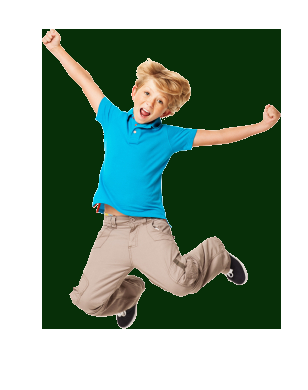
#> input picture Python/Example.png, 308 x 390 px
$ python 2.py
#> lines starting #> are read from the running program, lines starting #| are printed output that depends on the picture
import cv2

#Load the image
img = cv2.imread('Example.png')
#> img is the input picture: shape (390, 308, 3); mean B, G, R 137.7, 153.4, 131.4

#Convert to image to grayscale
gray = cv2.cvtColor(img,cv2.COLOR_BGR2GRAY)
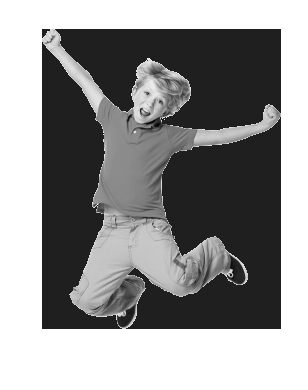
#> gray: shape (390, 308); min 5, max 255, mean 145.2

#Resize the img to 224x224
resized_img = cv2.resize(gray, (224, 224))
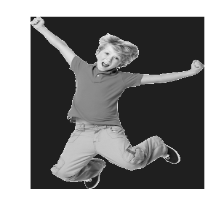
#> resized_img: shape (224, 224); min 9, max 255, mean 145.3

#Display the resized grayscale image in a single window
cv2.imshow("Processed Image", resized_img)

#Wait for a key press
key = cv2.waitKey(0) #Wait indefinitely for a key press
#> (key Esc is pressed here)

#Check if the "S" key was pressed
if key == ord("s"): #ord("s") returns the ASCII value of "s"
    #Save the processed image when the "s" key is pressed
    cv2.imwrite("processed_image.jpg", resized_img)
    print("Processed image saved as processed_image.jpg")
else:
    print("Processed image not saved")

#Close the window
cv2.destroyAllWindows()

#Print the processed image shape
print(f"Processed image Dimensions: {resized_img.shape}")
#| Processed image Dimensions: (224, 224)

$ run again, with Python/1.jpeg saved as Python/Example.png
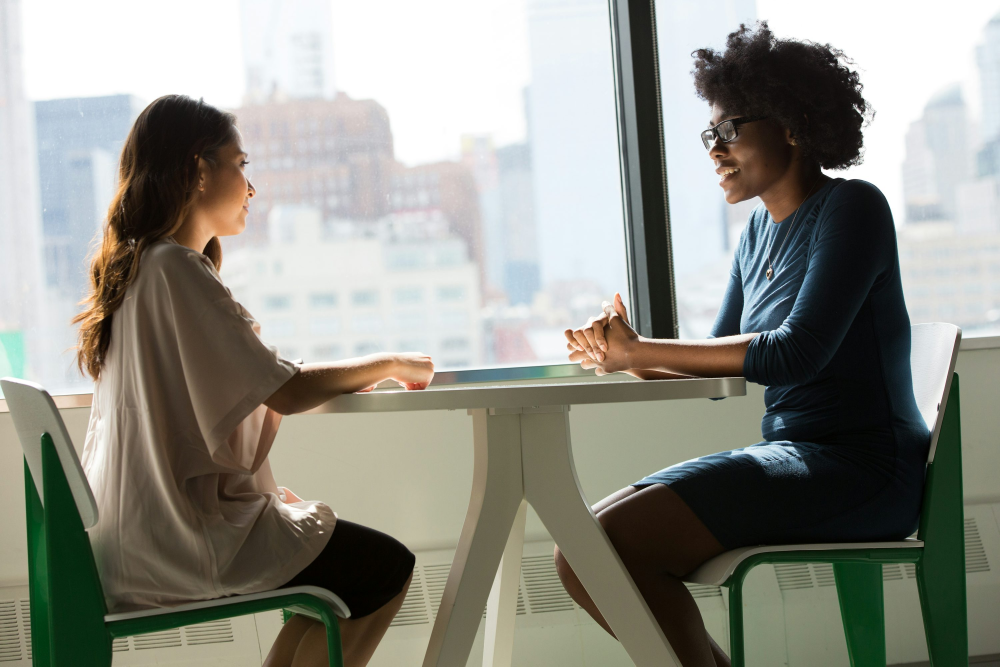
#> input picture Python/1.jpeg, 3000 x 2000 px (shown at 1/3 size)
#> img is the input picture: shape (2000, 3000, 3); mean B, G, R 136.2, 144.7, 144.4
#> `gray = cv2.cvtColor(img,cv2.COLOR_BGR2GRAY)`:
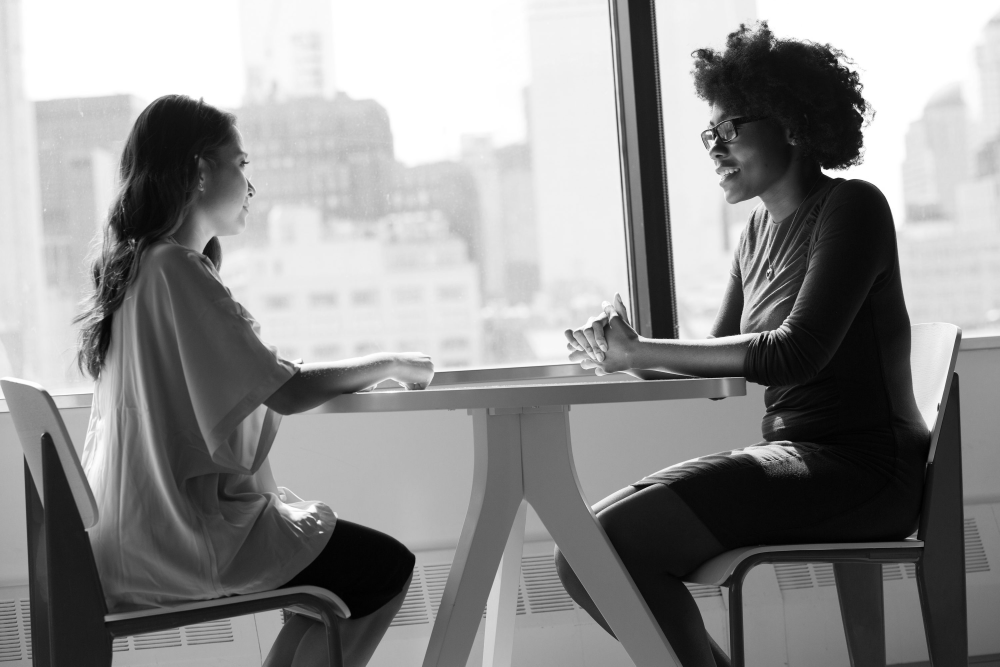
#> gray: shape (2000, 3000) (shown at 1/3 size); min 0, max 255, mean 143.6
#> `resized_img = cv2.resize(gray, (224, 224))`:
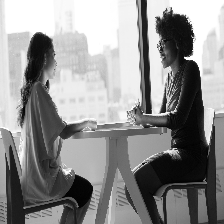
#> resized_img: shape (224, 224); min 1, max 255, mean 143.5
#| Processed image Dimensions: (224, 224)
